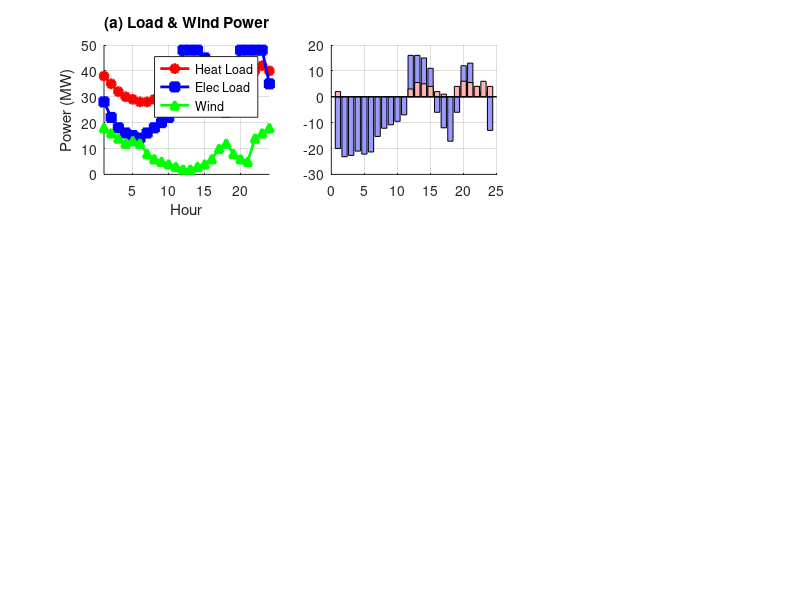

Write MATLAB code to recreate this figure. (Note: this script raises an error after producing the figure.)
% =========================================================================
% run_paper_dispatch.m — CCES-CHP 24h调度仿真 (基于论文负荷曲线)
% [已归档] 早期版本 — 核心逻辑已整合到 ../ode_dynamics.m + ../run_ode_simulation.m
% 使用 PaperReproduction.m 的实际负荷/风电数据和调度逻辑
% =========================================================================

clc; clear; close all;

%% 0. 环境设置


addpath(fullfile(fileparts(mfilename('fullpath')), '../../..'))
addpath(fullfile(fileparts(mfilename('fullpath')), '../../..', 'ode'))

%% 1. 负荷与风电数据 (来自论文 Fig. 8)
% 热负荷 [MW] — 典型供暖日
Heat_Load = [38, 35, 32, 30, 29, 28, 28, 29, 31, 33, 36, 39, ...
             41.5, 41, 40, 38, 37, 35, 40, 42, 41.5, 40, 42, 40]';
% 电负荷 [MW]
Elec_Load = [28, 22, 18, 16, 15, 14, 16, 18, 20, 22, 26, 48, ...
             48, 48, 45, 30, 28, 24, 32, 48, 48, 48, 48, 35]';
% 风电出力 [MW]
Wind_Power = [18, 16, 14, 12, 13, 12, 8, 6, 5, 4, 3, 2, ...
              2, 3, 4, 6, 10, 12, 8, 6, 5, 14, 16, 18]';

N_hours = 24;
t_hours = 1:N_hours;

%% 2. CCES-CHP 系统参数 (与论文一致)
% 设计点参数
W_design  = 10;          % 设计功率 [MW]
beta1  = 1.185;          % Q_IC / W_C_E
beta2  = 2.307;          % Q_HR / W_T_E
alpha1 = 2.744;          % m_charge / W_C_E [kg/(s·MW)]
alpha2 = 4.117;          % m_discharge / W_T_E [kg/(s·MW)]

% 储罐参数 (标定至5h满功率放电 @ 10MW)
V_HPT = 6228;            % m³ (匹配 t_discharge=5h)
T_HPT = 298;             % K
Rg = 188.9;              % J/(kg·K) (SI单位)
P_HPT_upper = 6.80;      % MPa
P_HPT_lower = 0.12;      % MPa

% HTV 蓄热参数
Q_HTV_upper = 150;       % MWh_th
Q_HTV_lower = 0;

% 功率约束
W_C_upper = W_design;
W_T_upper = W_design;
Q_HG_LG_max = beta1 * W_C_upper;  % 最大供热 [MW_th]

% 时间步长
dt_h = 1.0;              % 小时
dt_s = dt_h * 3600;      % 秒 (alpha系数单位 kg/(s·MW) 需要秒)

%% 3. C-CHP 参数 (以热定电)
CCHP_capacity    = 30;       % MW
CCHP_therm_ratio = 1.2;     % 热电比
CCHP_heat_max = CCHP_capacity * CCHP_therm_ratio;  % 36 MW_th

% C-CHP 热出力 = min(热负荷, 最大热出力)
CCHP_Heat = min(Heat_Load, CCHP_heat_max);
CCHP_Elec = CCHP_Heat / CCHP_therm_ratio;

% CCES 调度指令
Heat_Dispatch = Heat_Load - CCHP_Heat;            % 热缺口 (>0: CCES需供热)
Elec_Dispatch = Elec_Load - CCHP_Elec - Wind_Power; % 电缺口 (>0: 需充电; <0: 需放电)

%% 4. 初始化状态
Q_HTV_array = zeros(N_hours, 1);
P_HPT_array = zeros(N_hours, 1);

Q_HTV_array(1) = 0.5 * Q_HTV_upper;   % 50% 初始蓄热
P_HPT_array(1) = 0.5 * (P_HPT_upper + P_HPT_lower);  % 50% 初始压力

W_C_hourly    = zeros(N_hours, 1);
W_T_hourly    = zeros(N_hours, 1);
Q_heat_hourly = zeros(N_hours, 1);
Mode          = cell(N_hours, 1);

%% 5. 逐时调度模拟
fprintf('============================================================\n');
fprintf('  CCES-CHP 24h 调度仿真 (基于论文负荷曲线)\n');
fprintf('  设计功率: %d MW | β1=%.2f β2=%.2f\n', W_design, beta1, beta2);
fprintf('  α1=%.2f α2=%.2f kg/(s·MW)\n', alpha1, alpha2);
fprintf('============================================================\n\n');
fprintf(' 时刻 | 模式          | W_C  | W_T  | Q_h  | P_HPT  | Q_HTV \n');
fprintf('      |               | [MW] | [MW] | [MW] | [MPa]  | [MWh] \n');
fprintf('------+---------------+------+------+------+--------+-------\n');

for t = 1:N_hours
    if t > 1
        Q_HTV_array(t) = Q_HTV_array(t-1);
        P_HPT_array(t) = P_HPT_array(t-1);
    end

    % ===== 判断运行模式 =====
    if Elec_Dispatch(t) > 0.5  % 需充电 (电网余量 > 0.5 MW)
        % ---- 充电-供热模式 ----
        Mode{t} = 'Charge+Heat';

        W_C_target = min(Elec_Dispatch(t), W_C_upper);

        % HTV上限约束: dQ/dt = beta1 * W, 限制W使Q不超上限
        W_C_HTV = max(0, (Q_HTV_upper - Q_HTV_array(t)) / dt_h / beta1);
        % HPT上限约束: dm/dt = alpha1 * W [kg/(s·MW)*MW = kg/s]
        % dP = dm * Rg * T / (V * 1e6) [MPa], dt in seconds
        W_C_HPT = max(0, (P_HPT_upper - P_HPT_array(t)) * V_HPT * 1e6 ...
                   / (Rg * T_HPT) / dt_s / alpha1);

        W_C_hourly(t) = min([W_C_target, W_C_HTV, W_C_HPT]);

        % 压缩热存入 HTV
        Q_comp = beta1 * W_C_hourly(t);

        % 供热 (从 HTV)
        if Heat_Dispatch(t) > 0
            Q_heat_hourly(t) = min(Heat_Dispatch(t), Q_HG_LG_max);
            Q_heat_hourly(t) = min(Q_heat_hourly(t), Q_HTV_array(t)/dt_h);
        end

        Q_HTV_array(t) = Q_HTV_array(t) + (Q_comp - Q_heat_hourly(t)) * dt_h;
        % dm[kg] = alpha1[kg/(s·MW)] * W[MW] * dt_s[s]
        % dP[MPa] = dm * Rg[kJ/(kg·K)] * T[K] / (V[m³] * 1e3[kJ/MJ]) / 1e3 →
        % dP = dm * Rg * T / (V * 1e6)
        dm_charge = alpha1 * W_C_hourly(t) * dt_s;
        delta_P = dm_charge * Rg * T_HPT / (V_HPT * 1e6);
        P_HPT_array(t) = P_HPT_array(t) + delta_P;

    elseif Elec_Dispatch(t) < -0.5  % 需放电 (电网缺口 > 0.5 MW)
        % ---- 放电-供热模式 ----
        Mode{t} = 'Dischg+Heat';

        W_T_target = min(abs(Elec_Dispatch(t)), W_T_upper);

        % HTV下限约束
        W_T_HTV = max(0, (Q_HTV_array(t) - Q_HTV_lower) / dt_h / beta2);
        % HPT下限约束: P drop = dm_out * Rg * T / (V * 1e6)
        W_T_HPT = max(0, (P_HPT_array(t) - P_HPT_lower) * V_HPT * 1e6 ...
                   / (Rg * T_HPT) / dt_s / alpha2);

        W_T_hourly(t) = min([W_T_target, W_T_HTV, W_T_HPT]);

        Q_return = beta2 * W_T_hourly(t);  % 回热消耗

        if Heat_Dispatch(t) > 0
            Q_heat_hourly(t) = min(Heat_Dispatch(t), Q_HG_LG_max);
            Q_heat_hourly(t) = min(Q_heat_hourly(t), ...
                (Q_HTV_array(t) - Q_return * dt_h) / dt_h);
        end

        Q_HTV_array(t) = Q_HTV_array(t) - (Q_return + Q_heat_hourly(t)) * dt_h;
        dm_disch = alpha2 * W_T_hourly(t) * dt_s;
        delta_P = dm_disch * Rg * T_HPT / (V_HPT * 1e6);
        P_HPT_array(t) = P_HPT_array(t) - delta_P;

    else  % |Elec_Dispatch| <= 0.5 MW: 接近平衡
        % ---- 仅供热或待机 ----
        Mode{t} = 'HeatOnly';

        if Heat_Dispatch(t) > 0
            Q_heat_hourly(t) = min(Heat_Dispatch(t), Q_HTV_array(t)/dt_h);
            Q_HTV_array(t) = Q_HTV_array(t) - Q_heat_hourly(t) * dt_h;
        end
    end

    % 边界修正
    Q_HTV_array(t) = max(Q_HTV_lower, min(Q_HTV_upper, Q_HTV_array(t)));
    P_HPT_array(t) = max(P_HPT_lower, min(P_HPT_upper, P_HPT_array(t)));

    fprintf('  %2d   | %-13s | %4.1f | %4.1f | %4.1f | %6.2f  | %5.1f \n', ...
        t, Mode{t}, W_C_hourly(t), W_T_hourly(t), Q_heat_hourly(t), ...
        P_HPT_array(t), Q_HTV_array(t));
end

%% 6. SOC 计算
SOC_heat = Q_HTV_array / Q_HTV_upper * 100;
SOC_gas  = (P_HPT_array - P_HPT_lower) / (P_HPT_upper - P_HPT_lower) * 100;

CCES_net_power = W_T_hourly - W_C_hourly;  % + = 净供电

%% 7. 性能汇总
fprintf('\n============================================================\n');
fprintf('              24h 调度性能摘要\n');
fprintf('============================================================\n');
E_charge  = sum(W_C_hourly) * dt_h;
E_disch   = sum(W_T_hourly) * dt_h;
E_heat    = sum(Q_heat_hourly) * dt_h;
RTE_elec  = E_disch / E_charge * 100;

fprintf('总充电量:      %8.2f MWh\n', E_charge);
fprintf('总放电量:      %8.2f MWh\n', E_disch);
fprintf('总供热量:      %8.2f MWh_th\n', E_heat);
fprintf('电力 RTE:      %8.1f %%\n', RTE_elec);
fprintf('HPT压力范围:   %5.2f - %.2f MPa\n', min(P_HPT_array), max(P_HPT_array));
fprintf('HTV蓄热范围:   %5.1f - %.1f MWh_th\n', min(Q_HTV_array), max(Q_HTV_array));
fprintf('SOC_gas范围:   %5.1f - %.1f %%\n', min(SOC_gas), max(SOC_gas));
fprintf('SOC_heat范围:  %5.1f - %.1f %%\n', min(SOC_heat), max(SOC_heat));
fprintf('============================================================\n');

%% 8. 综合可视化 (8面板)
figure('Name', 'CCES-CHP 24h Paper Dispatch Simulation', ...
       'Color', 'w', 'Position', [40, 30, 1550, 960]);

% --- (a) 负荷与风电 ---
subplot(3,3,1);
hold on; grid on;
plot(t_hours, Heat_Load, 'r-o', 'LineWidth', 2, 'MarkerSize', 6, 'MarkerFaceColor', 'r');
plot(t_hours, Elec_Load, 'b-s', 'LineWidth', 2, 'MarkerSize', 6, 'MarkerFaceColor', 'b');
plot(t_hours, Wind_Power, 'g-^', 'LineWidth', 2, 'MarkerSize', 6, 'MarkerFaceColor', 'g');
xlabel('Hour'); ylabel('Power (MW)');
title('(a) Load & Wind Power');
legend('Heat Load', 'Elec Load', 'Wind', 'Location', 'best');
xlim([1 24]);

% --- (b) 调度指令 ---
subplot(3,3,2);
hold on; grid on;
bar(t_hours, Elec_Dispatch, 'FaceColor', [0.6 0.6 1]);
bar(t_hours, Heat_Dispatch, 'FaceColor', [1 0.7 0.7]);
yline(0, 'k-', 'LineWidth', 1.5);
xlabel('Hour'); ylabel('Power (MW)');
title('(b) CCES Dispatch Signal');
legend('Elec Dispatch (+=Charge)', 'Heat Dispatch', 'Location', 'best');
xlim([1 24]);

% --- (c) CCES 运行功率 ---
subplot(3,3,3);
hold on; grid on;
bar(t_hours, W_C_hourly, 'r', 'FaceAlpha', 0.7);
bar(t_hours, -W_T_hourly, 'b', 'FaceAlpha', 0.7);
plot(t_hours, CCES_net_power, 'k-o', 'LineWidth', 2, 'MarkerFaceColor', 'k');
yline(0, 'k-');
xlabel('Hour'); ylabel('Power (MW)');
title('(c) CCES Operation');
legend('Charge W_C', 'Discharge W_T', 'Net Power', 'Location', 'best');
xlim([1 24]);

% --- (d) 电力平衡 ---
subplot(3,3,4);
hold on; grid on;
bar(t_hours, CCHP_Elec, 'FaceColor', [1 0.85 0.3]);        % C-CHP
bar(t_hours, Wind_Power, 'FaceColor', [0.2 0.8 0.2]);       % Wind
bar(t_hours, W_T_hourly, 'FaceColor', [0.3 0.5 0.9]);       % CCES disch
bar(t_hours, -W_C_hourly, 'FaceColor', [0.9 0.4 0.4]);      % CCES charge
bar(t_hours, -Elec_Load, 'FaceColor', [0.3 0.3 0.3]);       % Load
xlabel('Hour'); ylabel('Electric Power (MW)');
title('(d) Electricity Balance');
legend('C-CHP', 'Wind', 'CCES Disch', 'CCES Charg', 'Load', 'Location', 'best');
xlim([1 24]);

% --- (e) 热力平衡 ---
subplot(3,3,5);
hold on; grid on;
bar(t_hours, CCHP_Heat, 'FaceColor', [1 0.85 0.3]);
bar(t_hours, Q_heat_hourly, 'FaceColor', [0.9 0.4 0.4]);
plot(t_hours, Heat_Load, 'k--', 'LineWidth', 2);
xlabel('Hour'); ylabel('Heat Power (MW_{th})');
title('(e) Heat Balance');
legend('C-CHP Heat', 'CCES Heat', 'Heat Load', 'Location', 'best');
xlim([1 24]);

% --- (f) 双 SOC 演变 ---
subplot(3,3,6);
hold on; grid on;
yyaxis left;
plot(t_hours, SOC_gas, 'b-o', 'LineWidth', 2.5, 'MarkerFaceColor', 'b');
ylabel('Gas SOC (%)'); ylim([-5 105]);
yyaxis right;
plot(t_hours, SOC_heat, 'r-s', 'LineWidth', 2.5, 'MarkerFaceColor', 'r');
ylabel('Heat SOC (%)'); ylim([-5 105]);
xlabel('Hour');
title('(f) Dual SOC Evolution');
legend('Gas SOC', 'Heat SOC', 'Location', 'best');
xlim([1 24]);

% --- (g) HPT压力 ---
subplot(3,3,7);
hold on; grid on;
area(t_hours, P_HPT_array, 'FaceColor', [0.3 0.7 0.3], 'EdgeColor', 'g', 'LineWidth', 2);
yline(P_HPT_upper, 'r--', 'P_{max}', 'LineWidth', 1.5);
yline(P_HPT_lower, 'b--', 'P_{min}', 'LineWidth', 1.5);
xlabel('Hour'); ylabel('Pressure (MPa)');
title('(g) HPT Pressure');
xlim([1 24]);

% --- (h) HTV 蓄热量 ---
subplot(3,3,8);
hold on; grid on;
area(t_hours, Q_HTV_array, 'FaceColor', [0.9 0.6 0.3], 'EdgeColor', 'r', 'LineWidth', 2);
yline(Q_HTV_upper, 'r--', 'Q_{max}', 'LineWidth', 1.5);
yline(Q_HTV_lower, 'b--', 'Q_{min}', 'LineWidth', 1.5);
xlabel('Hour'); ylabel('Stored Heat (MWh_{th})');
title('(h) HTV Thermal Storage');
xlim([1 24]);

sgtitle('CCES-CHP 24h Dispatch — Paper Load Curves', 'FontSize', 16, 'FontWeight', 'bold');
saveas(gcf, fullfile(fileparts(mfilename('fullpath')), '../../..', 'output/ode/paper_dispatch_results.png'));

%% 9. 导出数据
save(fullfile(fileparts(mfilename('fullpath')), '../../..', 'output/ode/paper_dispatch_data.mat'), ...
     't_hours', 'Heat_Load', 'Elec_Load', 'Wind_Power', ...
     'CCHP_Heat', 'CCHP_Elec', 'Heat_Dispatch', 'Elec_Dispatch', ...
     'W_C_hourly', 'W_T_hourly', 'Q_heat_hourly', 'Mode', ...
     'P_HPT_array', 'Q_HTV_array', 'SOC_gas', 'SOC_heat', 'CCES_net_power');
fprintf('数据已导出到 paper_dispatch_data.mat\n');
